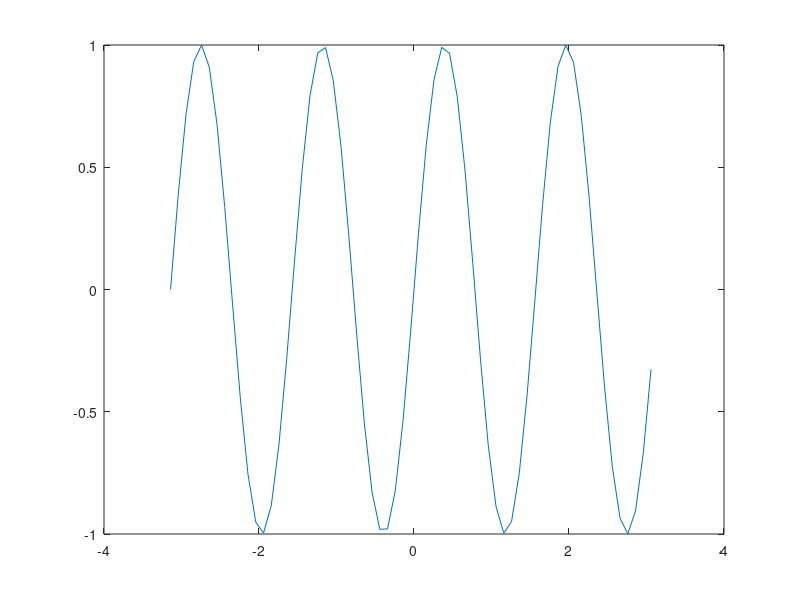

Write the MATLAB code that produced this figure. (Note: this script raises an error after producing the figure.)
t = [-1*pi:0.1:1*pi]
v = sin(4*t); 
figure; plot(t,v); hold on;
daily = 25;
h = dailyMovingAvarage(daily, v);
plot(t,h);
hold off;

function h = dailyMovingAvarage(daily, v)
    size = length(v);
    h = zeros(1, size);
    for i=1:size-daily+1
        sum = 0;
        for j=i:i+daily-1
            sum = sum + v(j);
        end
        h(i + (daily-1)) = sum / daily;
    end
end

